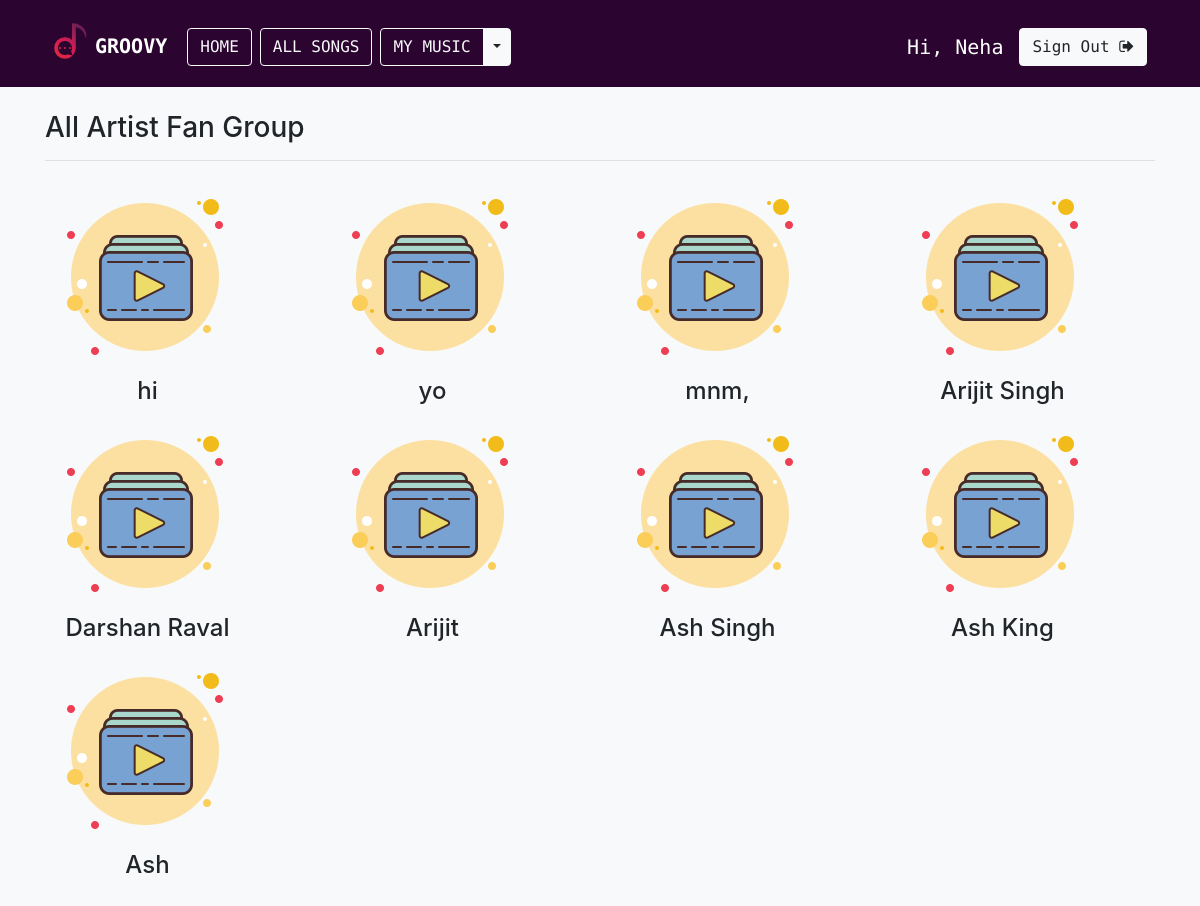
Screenshot of /artist_fan_group/ (signed in) with the database file from the repository.
### musicapp/models.py (models this page shows)
class Playlist(models.Model):
    user = models.ForeignKey(User, on_delete=models.CASCADE)
    playlist_name = models.CharField(max_length=200)
    song = models.ForeignKey(Song, on_delete=models.CASCADE)

### musicapp/views.py (the view)
# urls.py: path('artist_fan_group/', views.playlist, name='playlist'),
def playlist(request):
    playlists = Playlist.objects.filter(user=request.user).values('playlist_name').distinct
    context = {'playlists': playlists}
    return render(request, 'musicapp/playlist.html', context=context)

### templates/musicapp/playlist.html (shortened to what this page needs)
{% extends 'base.html' %}
{% load socialaccount %}
{% block body %}
{% load static %}
<br>
<div class="container">
  <header class="section-heading">
    <h3 class="section-title">All Artist Fan Group</h3>
  </header>
  <hr>
  <div class="row">
    {% if playlists %}
    {% for playlist in playlists %}
    <div class="col-md-3">
      <div class="thumbnail">
        <a href="{% url 'playlist_songs' playlist.playlist_name %}">
          <img src="{% static 'musicapp/images/bg.jpg' %}" class="img-responsive" height="200" width="200">
        </a>
        <center>
          <h4 style="margin-left:-50px">{{playlist.playlist_name}}</h4>
        </center>
      </div>
    </div>
    {% endfor %}
    {% else %}
    <p>There isn't any Artist Fan Group! First create new Artist Fan Group.</p>
    {% endif %}
  </div>
</div>
{% endblock body %}

### templates/base.html (shortened to what this page needs)
{% load static %}
<!doctype html>
<html lang="en">
<head>
    <link rel="stylesheet" href="https://maxcdn.bootstrapcdn.com/bootstrap/4.0.0/css/bootstrap.min.css">
    <link rel="stylesheet" href="https://stackpath.bootstrapcdn.com/font-awesome/4.7.0/css/font-awesome.min.css">
    <link href="{% static 'musicapp/css/musicplayer.css' %}" rel="stylesheet">
</head>
<body class="bg-light">
    <nav class="navbar navbar-expand-md navbar-primary " style="background-color:#2B0530">
        <div class="container">
            <img src="../media/logo.png" style="width:50px">
            <h1><a href="{% url 'index' %}" class="navbar-brand">
            <strong style="color:white">GROOVY</strong></a></h1>
            <div class="collapse navbar-collapse">
                <a href="{% url 'index' %}" class="btn btn-outline-light mt-2 mx-1">HOME</a>
                <a href="{% url 'all_songs' %}" class="btn btn-outline-light mt-2 mx-1">ALL SONGS</a>
                {% if request.user.is_active %}
                <div class="btn-group mt-2 mx-1">
                    <a type="button" href="{% url 'mymusic' %}" class="btn btn-outline-light">MY MUSIC</a>
                    <button type="button" class="btn btn-light dropdown-toggle dropdown-toggle-split" data-toggle="dropdown" aria-haspopup="true" aria-expanded="false">
                    </button>
                </div>
               {% endif %}
            </div>
            <div class="collapse navbar-collapse justify-content-end" id="navbar">
            {% if request.user.is_active %}
            <h5 class="text-white mt-3 mx-2">Hi, {{ request.user.username |capfirst }}</h5>
            <a href="{% url 'logout' %}" class="btn btn-light mt-2 mx-2"> Sign Out <i class="fa fa-sign-out" aria-hidden="true"></i></a>
            {% else %}
            <a href="{% url 'login' %}" class="btn btn-light mt-2 mx-2"><i class="fa fa-sign-in" aria-hidden="true"></i> Sign In</a>
            <a href="{% url 'signup' %}" class="btn btn-light mt-2 mx-2"><i class="fa fa-user-plus" aria-hidden="true"></i> Sign Up</a>
            {% endif %}
            </div>
        </div>
    </nav>
    {% block body %}
    {% endblock body %}
    <br>
    <br>
    <br>
</body>
</html>

### templates/base.html (style rules this page uses)
.navbar { font-family: 'Source Code Pro', monospace; }
html { position: relative; min-height: 100%; }
body { margin-bottom: 0px; }

### rows the page displays
Playlist: playlist_name "mnm,"
Playlist: playlist_name "Arijit Singh"
Playlist: playlist_name "Darshan Raval"
Playlist: playlist_name "Arijit"
Playlist: playlist_name "Ash Singh"
Playlist: playlist_name "Ash King"
Playlist: playlist_name "Ash"

### other values shown
{{ request.user.username |capfirst }} "Neha"
{{ playlist.playlist_name }} "hi" "yo"
